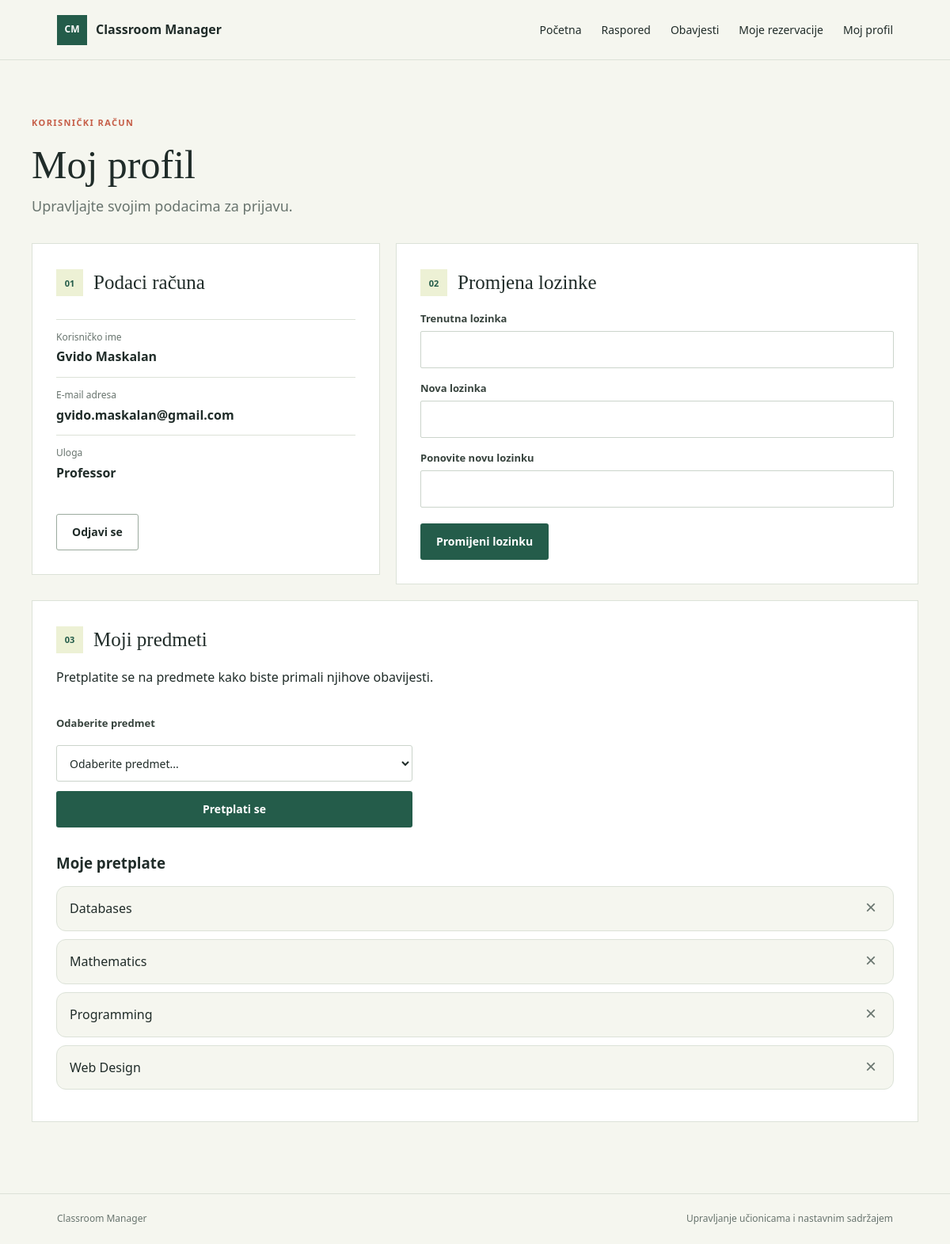
Screenshot of /profile.php (signed in) with the database file from the repository.
### tables this page shows
CREATE TABLE `users` (
  `id` int(11) NOT NULL,
  `Username` varchar(150) NOT NULL,
  `Email` varchar(150) NOT NULL,
  `Password` varchar(255) NOT NULL,
  `Role` varchar(50) NOT NULL DEFAULT 'Student',
  `Active` tinyint(1) NOT NULL DEFAULT 1
);

CREATE TABLE `subjects` (
  `id` int(11) NOT NULL,
  `name` varchar(150) NOT NULL
);

### config.php (called while the page is built, shortened)
<?php
function db(): PDO
{
    static $pdo;
    if ($pdo instanceof PDO) {
        return $pdo;
    }
    $host = getenv('DB_HOST') ?: '127.0.0.1';
    $name = getenv('DB_NAME') ?: 'classroommanager';
    $user = getenv('DB_USER') ?: 'root';
    $password = getenv('DB_PASS');
    $password = $password === false ? '' : $password;
    $pdo = new PDO(
        "mysql:host={$host};dbname={$name};charset=utf8mb4",
        $user,
        $password,
        [
            PDO::ATTR_ERRMODE => PDO::ERRMODE_EXCEPTION,
            PDO::ATTR_DEFAULT_FETCH_MODE => PDO::FETCH_ASSOC,
            PDO::ATTR_EMULATE_PREPARES => false,
        ]
    );
    return $pdo;
}

### functions.php (called while the page is built, shortened)
<?php
function e(string|int|null $value): string
{
    return htmlspecialchars((string) $value, ENT_QUOTES | ENT_SUBSTITUTE, 'UTF-8');
}
function current_user(): ?array
{
    $statement = db()->prepare(
        'SELECT id, Username, Email, Password, Role, Active FROM users WHERE Email = :email LIMIT 1'
    );
    $statement->execute(['email' => $_SESSION['user_email']]);
    $user = $statement->fetch();
    return $user;
}

### profile.php (the view, shortened to what this page needs)
<?php
require_once __DIR__ . '/config.php';
require_once __DIR__ . '/functions.php';
$user = require_login();
$statement = db()->prepare("
    SELECT s.id, s.name
    FROM subjects s
    JOIN user_subjects us ON us.subject_id = s.id
    WHERE us.user_id = :user_id
    ORDER BY s.name
");
$statement->execute(['user_id' => $user['ID'] ?? $user['id']]);
$subscribedSubjects = $statement->fetchAll(PDO::FETCH_ASSOC);
require __DIR__ . '/header.php';
?>
<section class="profile-layout">
    <div class="profile-heading">
        <p class="eyebrow">KORISNIČKI RAČUN</p>
        <h1>Moj profil</h1>
        <p class="lead">Upravljajte svojim podacima za prijavu.</p>
    </div>
    <div class="profile-grid">
        <section class="profile-panel" aria-labelledby="account-heading">
            <div class="panel-heading">
                <span class="panel-icon" aria-hidden="true">01</span>
                <h2 id="account-heading">Podaci računa</h2>
            </div>
            <dl class="account-details">
                <div><dt>Korisničko ime</dt><dd><?= e($user['Username']) ?></dd></div>
                <div><dt>E-mail adresa</dt><dd><?= e($user['Email']) ?></dd></div>
                <div><dt>Uloga</dt><dd><?= e($user['Role']) ?></dd></div>
            </dl>
            <form method="post" action="logout.php">
                <button class="button button-secondary" type="submit">Odjavi se</button>
            </form>
        </section>
        <form class="profile-panel password-form" method="post" action="profile.php">
            <div class="panel-heading">
                <span class="panel-icon" aria-hidden="true">02</span>
                <h2>Promjena lozinke</h2>
            </div>
            <label for="current_password">Trenutna lozinka</label>
            <input id="current_password" name="current_password" type="password" autocomplete="current-password" required>
            <label for="new_password">Nova lozinka</label>
            <input id="new_password" name="new_password" type="password" minlength="8" autocomplete="new-password" required>
            <label for="password_confirmation">Ponovite novu lozinku</label>
            <input id="password_confirmation" name="password_confirmation" type="password" minlength="8" autocomplete="new-password" required>
            <button class="button button-primary" type="submit">Promijeni lozinku</button>
        </form>
    <section class="profile-panel subject-panel">
    <div class="panel-heading">
        <span class="panel-icon" aria-hidden="true">03</span>
        <h2>Moji predmeti</h2>
    </div>
    <p class="muted">
        Pretplatite se na predmete kako biste primali njihove obavijesti.
    </p>
    <form method="POST" action="profile.php" class="subject-subscribe-form">
        <label for="subject_id">Odaberite predmet</label>
        <select name="subject_id" id="subject_id" required>
            <option value="">Odaberite predmet...</option>
        </select>
        <button class="button button-primary" type="submit">
            Pretplati se
        </button>
    </form>
    <div class="subscribed-subjects">
        <h3>Moje pretplate</h3>
        <?php if (empty($subscribedSubjects)): ?>
            <p class="muted">Trenutno niste pretplaćeni ni na jedan predmet.</p>
        <?php else: ?>
            <?php foreach ($subscribedSubjects as $subject): ?>
                <div class="subject-item">
                    <span><?= e($subject['name']) ?></span>
                    <form method="POST" action="profile.php">
                        <button type="submit" class="subject-remove" title="Odjavi se s predmeta" aria-label="Odjavi se s predmeta">
                            &times;
                        </button>
                    </form>
                </div>
            <?php endforeach; ?>
        <?php endif; ?>
    </div>
</section>
    </div>
</section>
<?php require __DIR__ . '/footer.php'; ?>

### assets/style.css (style rules this page uses)
:root { color-scheme: light; --ink: #202c29; --muted: #68746e; --paper: #f5f6ef; --surface: #ffffff; --line: #dce2d8; --green: #245c4a; --green-dark: #193f34; --lime: #dce98a; --coral: #c65e48; --danger-bg: #fff0ec; --success-bg: #edf6e9; }
* { box-sizing: border-box; }
body { margin: 0; min-height: 100vh; display: flex; flex-direction: column; background: var(--paper); color: var(--ink); font-family: "Trebuchet MS", "Segoe UI", sans-serif; font-size: 16px; line-height: 1.55; }
.eyebrow { margin: 0 0 18px; color: var(--coral); font-size: 11px; font-weight: 700; letter-spacing: 1.4px; }
h1, h2 { margin: 0; font-family: Georgia, "Times New Roman", serif; font-weight: 400; letter-spacing: 0; }
h1 { font-size: clamp(42px, 5vw, 64px); line-height: 1.08; }
.lead { max-width: 490px; margin: 24px 0 30px; color: var(--muted); font-size: 18px; }
.button { min-height: 46px; display: inline-flex; align-items: center; justify-content: center; padding: 11px 19px; border: 1px solid transparent; border-radius: 3px; cursor: pointer; font: inherit; font-size: 14px; font-weight: 700; text-decoration: none; transition: background-color 140ms ease, color 140ms ease, border-color 140ms ease; }
.button-primary { background: var(--green); color: #fff; }
.button-secondary { border-color: #9baa9e; background: transparent; color: var(--ink); }
.form-intro h1, .profile-heading h1 { font-size: 50px; }
.form-panel, .profile-panel { padding: 30px; border: 1px solid var(--line); background: var(--surface); }
.form-panel h2, .panel-heading h2 { margin-bottom: 22px; font-size: 25px; }
label { display: block; margin: 15px 0 6px; color: #37433d; font-size: 13px; font-weight: 700; }
input { width: 100%; min-height: 44px; padding: 10px 12px; border: 1px solid #cbd4cb; border-radius: 2px; background: #fff; color: var(--ink); font: inherit; }
.profile-layout { padding: 70px 0 90px; }
.profile-heading { margin-bottom: 32px; }
.profile-heading .lead { margin: 12px 0 0; }
.profile-grid { display: grid; grid-template-columns: 0.8fr 1.2fr; gap: 20px; align-items: start; }
.profile-panel { min-width: 0; }
.panel-heading { display: flex; align-items: center; gap: 13px; }
.panel-heading h2 { margin: 0; }
.panel-icon { width: 34px; height: 34px; display: grid; place-items: center; background: #edf1d5; color: var(--green); font-size: 11px; font-weight: 700; }
.account-details { margin: 26px 0; }
.account-details div { padding: 13px 0; border-top: 1px solid var(--line); }
.account-details dt { color: var(--muted); font-size: 12px; }
.account-details dd { margin: 3px 0 0; overflow-wrap: anywhere; font-weight: 700; }
.password-form .button { margin-top: 20px; }
.subject-panel { grid-column: 1 / -1; }
.subject-subscribe-form { display: flex; flex-direction: column; gap: 12px; max-width: 450px; margin-top: 20px; }
.subscribed-subjects { margin-top: 30px; }
.subscribed-subjects h3 { margin-bottom: 15px; }
.subject-item { display: flex; justify-content: space-between; align-items: center; gap: 15px; padding: 14px 16px; margin-bottom: 10px; border: 1px solid var(--line); border-radius: 12px; background: var(--paper); }
.subject-item form { margin: 0; }
.subject-remove { background: transparent; border: none; color: var(--muted); font-size: 24px; font-weight: 400; cursor: pointer; padding: 0 5px; line-height: 1; transition: color 0.2s ease; }
.subject-subscribe-form select { width: 100%; min-height: 46px; padding: 10px 38px 10px 12px; border: 1px solid #cbd4cb; border-radius: 3px; background-color: var(--surface); color: var(--ink); font: inherit; font-size: 14px; cursor: pointer; transition: border-color 0.2s ease, box-shadow 0.2s ease; }
.subject-subscribe-form select option { background: var(--surface); color: var(--ink); }

### rows the page displays
users: Username "Gvido Maskalan", Email "gvido.maskalan@gmail.com", Role "Professor"
subjects: name "Databases"
subjects: name "Mathematics"
subjects: name "Programming"
subjects: name "Web Design"
